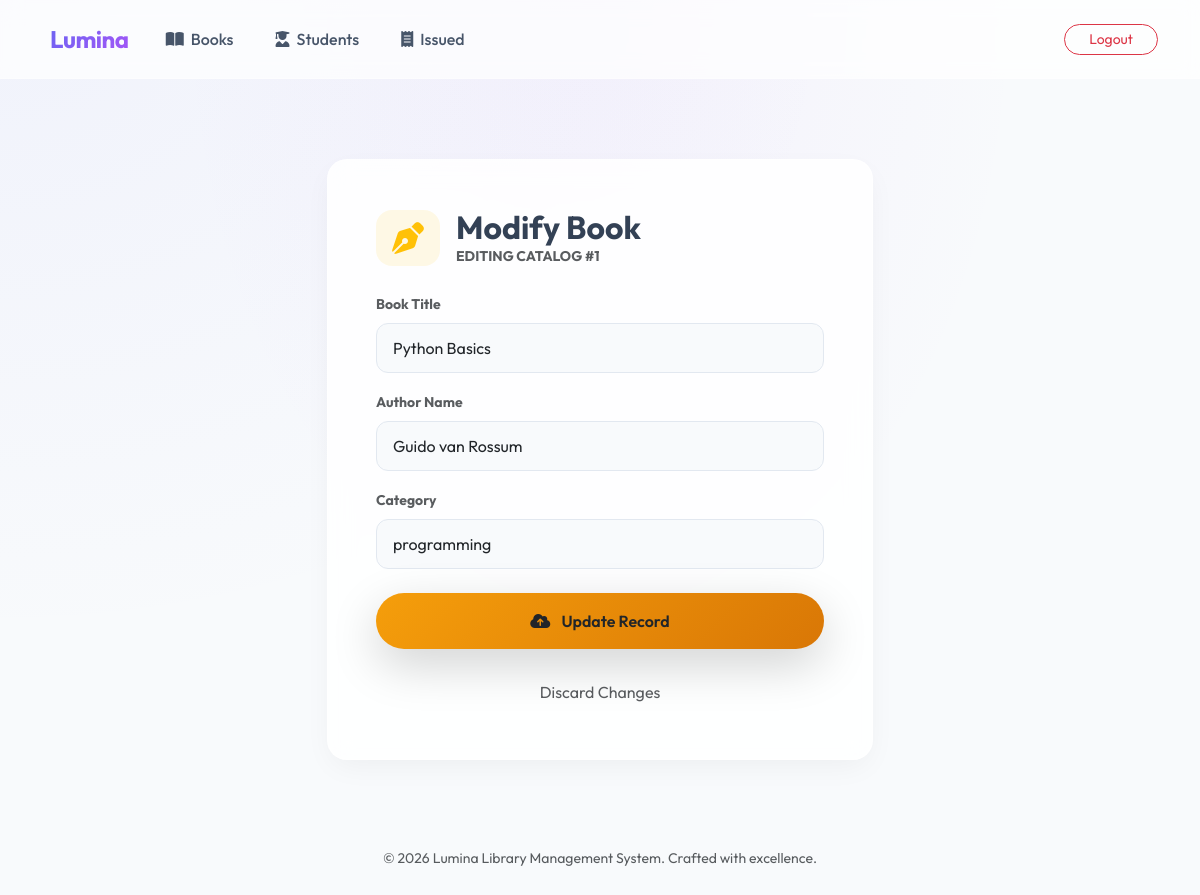
Page /update_book/1 (signed in) on the committed database.
### tables this page shows
CREATE TABLE books (
    bookid INTEGER PRIMARY KEY AUTOINCREMENT,
    name TEXT,
    author TEXT,
    category TEXT
);

### app.py (the view)
@app.route("/update_book/<int:id>", methods=["GET","POST"])
def update_book(id):
    if not login_required():
        return redirect("/login")
    db = connect_db()
    book = db.execute("SELECT * FROM books WHERE bookid=?", (id,)).fetchone()
    if request.method=="POST":
        db.execute("UPDATE books SET name=?, author=?, category=? WHERE bookid=?", (request.form["name"], request.form["author"], request.form["category"], id))
        db.commit()
        db.close()
        return redirect("/view_books")
    db.close()
    return render_template("update_book.html", book=book)

### app.py (called while the page is built)
def connect_db():
    db_path = os.path.join(app.root_path, "library.db")
    conn = sqlite3.connect(db_path)
    conn.row_factory = sqlite3.Row
    return conn

def login_required():
    return "admin" in session

### templates/update_book.html (shortened to what this page needs)
{% extends "base.html" %}
{% block content %}
<div class="row justify-content-center mt-5">
    <div class="col-md-6" data-aos="fade-up">
        <div class="glass-card p-5">
            <div class="d-flex align-items-center mb-4">
                <div class="bg-warning bg-opacity-10 p-3 rounded-4 me-3 text-warning">
                    <i class="fa-solid fa-pen-nib fa-2xl"></i>
                </div>
                <div>
                    <h2 class="fw-bold mb-0">Modify Book</h2>
                    <p class="text-muted mb-0 small text-uppercase fw-bold ls-1 text-warning">Editing Catalog #{{
                        book.bookid }}</p>
                </div>
            </div>
            <form method="post">
                <div class="mb-3">
                    <label class="form-label small fw-bold text-muted">Book Title</label>
                    <input name="name" value="{{ book.name }}" class="form-control" required>
                </div>
                <div class="mb-3">
                    <label class="form-label small fw-bold text-muted">Author Name</label>
                    <input name="author" value="{{ book.author }}" class="form-control" required>
                </div>
                <div class="mb-4">
                    <label class="form-label small fw-bold text-muted">Category</label>
                    <input name="category" value="{{ book.category }}" class="form-control" required>
                </div>
                <button class="btn btn-premium w-100 py-3 rounded-pill shadow-lg bg-warning border-0 text-dark"
                    style="background: linear-gradient(135deg, #f59e0b 0%, #d97706 100%);"><i
                        class="fa-solid fa-cloud-arrow-up me-2"></i> Update Record</button>
            </form>
            <div class="mt-4 text-center">
                <a href="/view_books" class="btn btn-link text-muted text-decoration-none small">Discard Changes</a>
            </div>
        </div>
    </div>
</div>
{% endblock %}

### templates/base.html (style rules this page uses)
:root { --primary-gradient: linear-gradient(135deg, #6366f1 0%, #a855f7 100%); --glass-bg: rgba(255, 255, 255, 0.85); --dark-surface: #1e1b4b; --accent: #f43f5e; --text-main: #334155; --bg-body: #f8fafc; }
body { font-family: 'Outfit', sans-serif; background-color: var(--bg-body); color: var(--text-main); overflow-x: hidden; background-image: radial-gradient(at 0% 0%, rgba(99, 102, 241, 0.05) 0, transparent 50%), radial-gradient(at 50% 0%, rgba(168, 85, 247, 0.05) 0, transparent 50%); min-height: 100vh; }
.glass-card { background: var(--glass-bg); backdrop-filter: blur(12px); border: 1px solid rgba(255, 255, 255, 0.5); border-radius: 20px; box-shadow: 0 10px 30px -5px rgba(0, 0, 0, 0.05); transition: transform 0.3s cubic-bezier(0.34, 1.56, 0.64, 1); }
.btn-premium { background: var(--primary-gradient); color: white; border: none; padding: 0.75rem 1.5rem; border-radius: 12px; font-weight: 600; transition: all 0.3s ease; box-shadow: 0 4px 15px rgba(99, 102, 241, 0.3); }
.form-control { border-radius: 12px; padding: 0.75rem 1rem; border: 1px solid #e2e8f0; background: #f8fafc; }

### rows in the picture
books: bookid "1", name "Python Basics", author "Guido van Rossum", category "programming"
